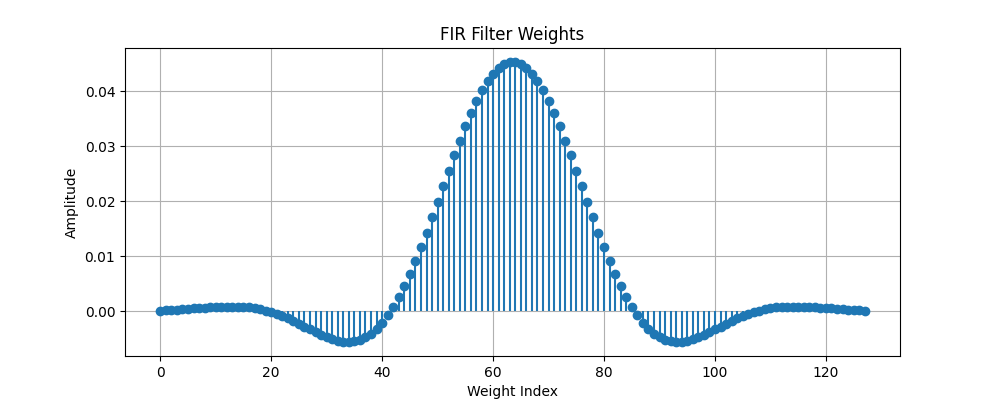

Generate this figure with Python:
import sys
import numpy as np
import matplotlib.pyplot as plt
from scipy.signal import firwin

def generate(filter_depth, data_width, cutoff_freq, sample_rate):
    # normalized_cutoff = cutoff_freq / (sample_rate / 2)

    # Design the FIR filter with the given parameters
    fir_coefficients = firwin(filter_depth, cutoff_freq, fs=sample_rate, pass_zero="lowpass")
    plot(fir_coefficients)
    
    # Quantize coefficients based on data width
    max_val = 2**(data_width - 1) - 1
    quantized_coefficients = np.round(fir_coefficients * max_val).astype(int)

    # Ensure coefficients fit within the data width by clipping
    quantized_coefficients = np.clip(quantized_coefficients, -max_val, max_val)

    # for c in fir_coefficients:
    #     print(c)
    # for c in quantized_coefficients:
    #     print(c);

    return quantized_coefficients


def plot(weights):
    plt.figure(figsize=(10, 4))
    plt.stem(range(len(weights)), weights, basefmt=" ")
    plt.title("FIR Filter Weights")
    plt.xlabel("Weight Index")
    plt.ylabel("Amplitude")
    plt.grid(True)
    plt.savefig("weights.png")
    print("Fir filter weights plotted in weights.png")


def write_mem(weights, DATA_WIDTH):
    # Open the file to write weights in hexadecimal format
    with open("weights.mem", "w") as f:
        for i, weight in enumerate(weights):
            # Convert each weight to hexadecimal, keeping only the lower DATA_WIDTH bits
            hex_value = f"{(weight & ((1 << DATA_WIDTH) - 1)):0{DATA_WIDTH // 4}X}"
            f.write(f"@{i:02X} {hex_value}\n")
    print("FIR filter weights written to weights.mem in hexadecimal format.")


def write_verilog(weights, data_width):
    # Open a Verilog header file for writing
    with open("weights.vh", "w") as f:
        f.write("// FIR filter weights generated by Python\n")
        f.write(f"// wire signed [{data_width-1}:0] weights [{len(weights)-1}:0];\n\n")
        
        # Define each weight individually in hexadecimal format
        for i, weight in enumerate(weights):
            hex_value = f"{(weight & ((1 << data_width) - 1)):0{data_width // 4}X}"
            f.write(f"assign weights[{i}] = {data_width}'h{hex_value};\n")
    
    print("Verilog header generated as weights.vh.")


def main():

    # Parameters
    FILTER_DEPTH = 128
    SAMPLE_RATE = 44000
    CUTOFF_FREQ = 1000

    DATA_WIDTH = 24          # Number of bits for each coefficient

    # Generate FIR filter weights
    weights = generate(FILTER_DEPTH, DATA_WIDTH, CUTOFF_FREQ, SAMPLE_RATE)
    write_mem(weights, DATA_WIDTH)
    write_verilog(weights, DATA_WIDTH)

if __name__ == '__main__':
    main()
